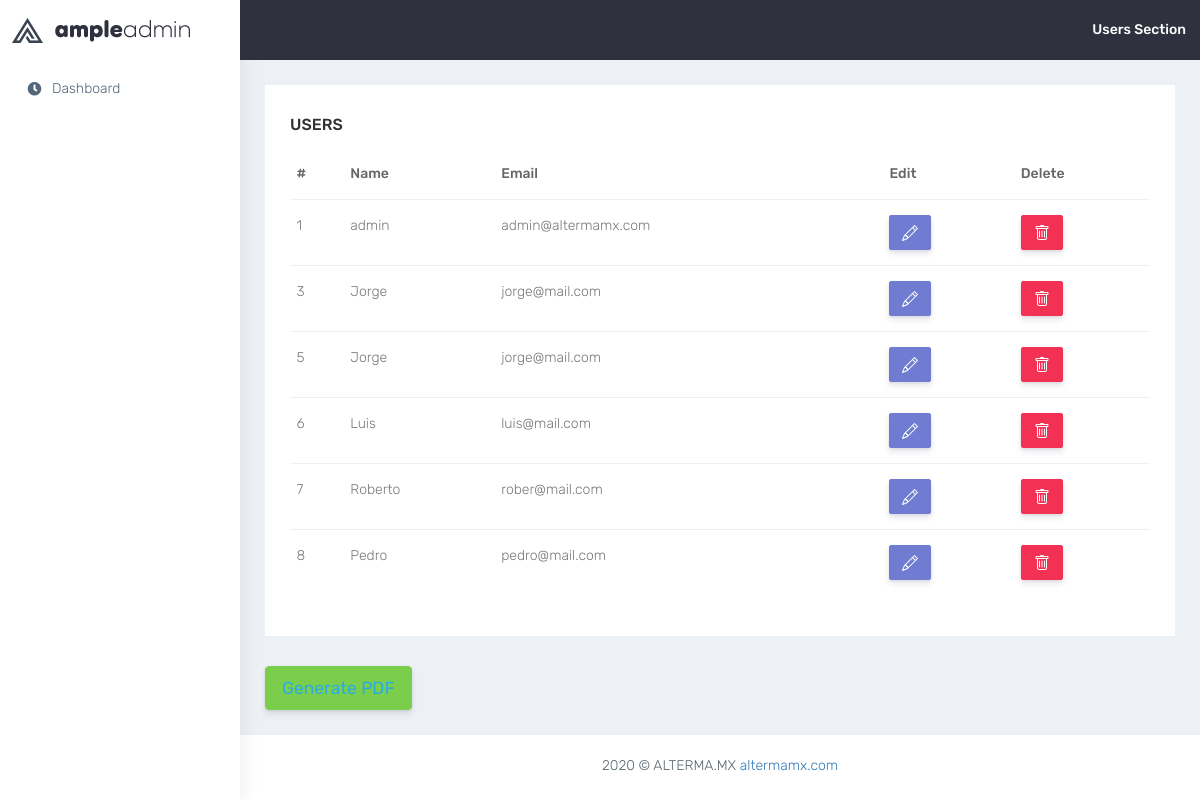
The page /Core.php?gui=administrador on the database its author committed.
### tables this page shows
CREATE TABLE `user` (
  `user_id` int NOT NULL,
  `name` varchar(255) NOT NULL,
  `email` varchar(255) NOT NULL,
  `password` varchar(255) NOT NULL
);

### controllers/ControladorAdministrador.php (called while the page is built, shortened)
<?php
require_once('./models/modeloUsuario.php');
class ControladorAdministrador
{
    public function __CONSTRUCT()
    {
        $this->modelo = new modeloUsuario();
    }
    public function Index()
    {
        require_once './admin/views/users.php';
    }
}

### models/Database.php (called while the page is built)
<?php
class Database
{
    public static function StartUp()
    {
        $pdo = new PDO('mysql:host=127.0.0.1;dbname=altermamx;charset=utf8', 'root', 'jorge020569');
        $pdo->setAttribute(PDO::ATTR_ERRMODE, PDO::ERRMODE_EXCEPTION);
        return $pdo;
    }
}

### models/modeloUsuario.php (called while the page is built, shortened)
<?php
class modeloUsuario
{
	private $pdo;
	public function __CONSTRUCT()
	{
		try {
			$this->pdo = Database::StartUp();
		} catch (Exception $e) {
			die($e->getMessage());
		}
	}
	public function Listar()
	{
		try {
			$sql = "SELECT user_id, name, email FROM user;";
			$stm = $this->pdo->prepare($sql);
			$stm->execute();
			return $stm->fetchAll(PDO::FETCH_OBJ);
		} catch (Exception $e) {
			die($e->getMessage());
		}
	}
}

### admin/views/users.php (the view, shortened to what this page needs)
<!DOCTYPE html>
<html dir="ltr" lang="en">
<head>
    <link href="/altermamx/admin/css/style.min.css" rel="stylesheet" />
</head>
<body>
    <div id="main-wrapper" data-layout="vertical" data-navbarbg="skin5" data-sidebartype="full"
        data-sidebar-position="absolute" data-header-position="absolute" data-boxed-layout="full">
        <header class="topbar" data-navbarbg="skin5">
            <nav class="navbar top-navbar navbar-expand-md navbar-dark">
                <div class="navbar-header" data-logobg="skin6">
                    <a class="navbar-brand" href="./admin/index.php">
                        <b class="logo-icon">
                            <img src="./admin/plugins/images/logo-icon.png" alt="homepage" />
                        </b>
                        <span class="logo-text">
                            <img src="./admin/plugins/images/logo-text.png" alt="homepage" />
                        </span>
                    </a>
                </div>
                <div class="navbar-collapse collapse" id="navbarSupportedContent" data-navbarbg="skin5">
                    <ul class="navbar-nav ml-auto d-flex align-items-center">
                        <li>
                            <a class="profile-pic" href="#">
                                <span class="text-white font-medium">Users Section</span></a>
                        </li>
                    </ul>
                </div>
            </nav>
        </header>
        <aside class="left-sidebar" data-sidebarbg="skin6">
            <div class="scroll-sidebar">
                <nav class="sidebar-nav">
                    <ul id="sidebarnav">
                        <li class="sidebar-item">
                            <a class="sidebar-link waves-effect waves-dark sidebar-link"
                                href="../altermamx/admin/index.php" aria-expanded="false"><i class="fas fa-clock fa-fw"
                                    aria-hidden="true"></i><span class="hide-menu">Dashboard</span></a>
                        </li>
                    </ul>
                </nav>
            </div>
        </aside>
        <div class="page-wrapper">
            <div class="container-fluid">
                <div class="row">
                    <div class="col-sm-12">
                        <div class="white-box">
                            <h3 class="box-title">Users</h3>
                            <div class="table-responsive">
                                <table class="table">
                                    <thead>
                                        <tr>
                                            <th class="border-top-0">#</th>
                                            <th class="border-top-0">Name</th>
                                            <th class="border-top-0">Email</th>
                                            <th class="border-top-0">Edit</th>
                                            <th class="border-top-0">Delete</th>
                                        </tr>
                                    </thead>
                                    <tbody>
                                        <?php foreach ($this->modelo->Listar() as $r) : ?>
                                        <tr>
                                            <td><?php echo $r->user_id; ?></td>
                                            <td><?php echo $r->name; ?></td>
                                            <td><?php echo $r->email; ?></td>
                                            <td><a
                                                    href="?c=usuario&a=Crud&gui=usuario&user_id=<?php echo $r->user_id; ?>"><button
                                                        type="button" class="btn btn-primary" data-toggle="modal"
                                                        data-target="#editarUsuario"></button></a>
                                            </td>
                                            <td>
                                                <button type="button" class="btn btn-danger"
                                                    onclick="borrar(<?php echo $r->user_id; ?>);">
                                                </button>
                                            </td>
                                        </tr>
                                        <?php endforeach; ?>
                                    </tbody>
                                </table>
                            </div>
                        </div>
                    </div>
                </div>
                <button type="button" class="btn btn-success btn-lg"><a
                        href="./admin/views/reports/usersReport.php">Generate PDF</a></button>
            </div>
            <footer class="footer text-center">
                2020 © ALTERMA.MX
                <a href="../../views/index.php">altermamx.com</a>
            </footer>
        </div>
    </div>
</body>
</html>

### rows shown on the page
user: user_id "1", name "admin", email "admin@altermamx.com"
user: user_id "3", name "Jorge", email "jorge@mail.com"
user: user_id "5", name "Jorge", email "jorge@mail.com"
user: user_id "6", name "Luis", email "luis@mail.com"
user: user_id "7", name "Roberto", email "rober@mail.com"
user: user_id "8", name "Pedro", email "pedro@mail.com"
